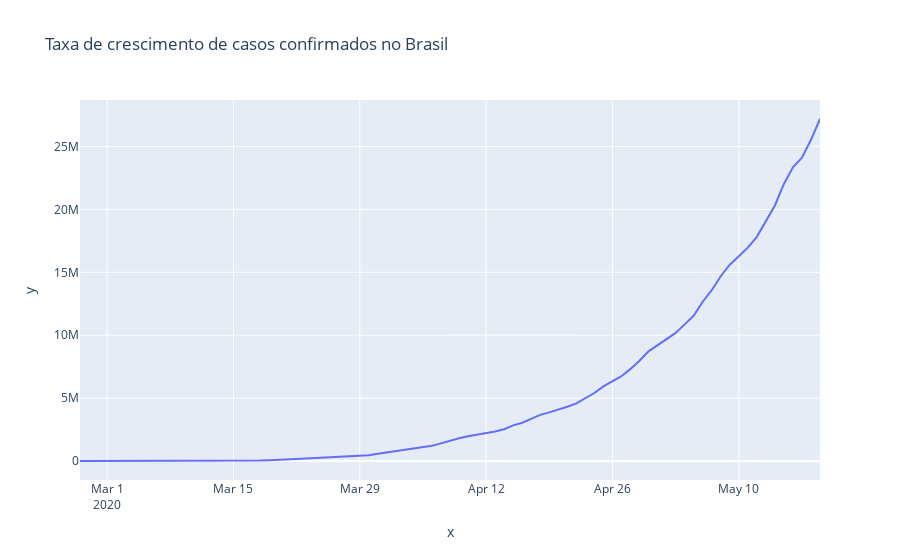

Write notebook code for a chart like this one.
### Code cell
primeiro_dia = brazil.observationdate.loc[brazil.confirmed > 0].min()

px.line(x=pd.date_range(primeiro_dia, brazil.observationdate.max())[1:],
       y=tx_dia, title='Taxa de crescimento de casos confirmados no Brasil')
